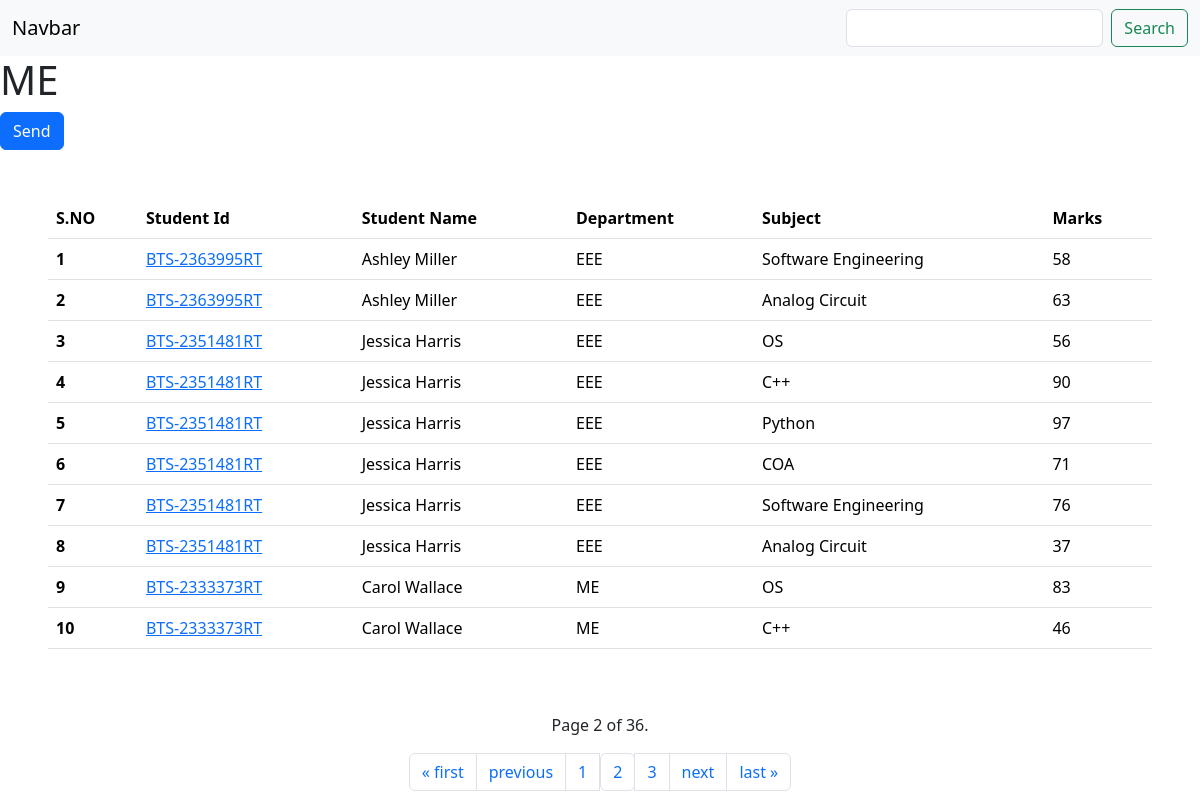
Screenshot of /?page=2 with the database file from the repository.
### home/models.py (models this page shows, shortened)
class Department(models.Model):
    department = models.CharField(max_length=100)
    def __str__(self):
        return self.department
    class Meta:
        ordering = ['department']

class SubjectMarks(models.Model):
    student = models.ForeignKey(Student,related_name="studentmarks", on_delete=models.CASCADE)
    subject = models.ForeignKey(Subject, on_delete=models.CASCADE)
    marks = models.IntegerField(default=33)
    class Meta:
        unique_together = ['student', 'subject']

class Student(models.Model):
    department = models.ForeignKey(Department, related_name="depart", on_delete=models.CASCADE)
    student_id = models.OneToOneField(StudentId, related_name="studentid", on_delete=models.CASCADE)
    student_name = models.CharField(max_length=100)
    student_email = models.EmailField(unique=True)
    student_age = models.IntegerField(default=18)
    student_address = models.TextField()
    class Meta:
        ordering = ['student_name']
        verbose_name = ['student']

class StudentId(models.Model):
    student_id = models.CharField(max_length=100)
    def __str__(self):
        return self.student_id

class Subject(models.Model):
    subject_name = models.CharField(max_length=100)
    def __str__(self) -> str:
        return self.subject_name

### home/views.py (the view, shortened to what this page needs)
# urls.py: 2. Add a URL to urlpatterns:  path('', views.home, name='home')
def home(request):
    queryset = SubjectMarks.objects.all()
    latest_ids = SubjectMarks.objects.values('student_id').annotate(max_id=Max('id'))
    s = SubjectMarks.objects.filter(id__in=[item['max_id'] for item in latest_ids])
    s= s[0].student.department
    contact_list = queryset
    paginator = Paginator(contact_list, 10)  # Show 25 contacts per page.
    page_number = request.GET.get("page")
    page_obj = paginator.get_page(page_number)
    queryset2 = SubjectMarks.objects.all()
    context ={
        'queryset' : page_obj,
        's' : s,
    }
    return render(request,'index.html',context)

### templates/index.html (shortened to what this page needs)
<!DOCTYPE html>
<html lang="en">
<head>
    <link href="https://cdn.jsdelivr.net/npm/bootstrap@5.3.1/dist/css/bootstrap.min.css" rel="stylesheet">
</head>
<body>
    <nav class="navbar bg-body-tertiary">
        <div class="container-fluid">
          <a class="navbar-brand">Navbar</a>
          <form class="d-flex" role="search">
            <input class="form-control me-2" name="Search" aria-label="Search">
            <button class="btn btn-outline-success" type="submit">Search</button>
          </form>
        </div>
      </nav>
      <h1> {{s}}</h1>
      <a href="{% url 'send_email' %}" class="btn btn-primary">Send</a>
    <div class="container-fluid p-5">
    <table class="table">
        <thead>
          <tr>
            <th scope="col">S.NO</th>
            <th scope="col">Student Id</th>
            <th scope="col">Student Name</th>
            <th scope="col">Department</th>
            <th scope="col">Subject</th>
            <th scope="col">Marks</th>
          </tr>
        </thead>
        <tbody>
        {% for query in queryset %}
          <tr>
            <th scope="row">{{forloop.counter}}</th>
            <td><a href="{% url 'getMarks' query.student.student_id %}">{{query.student.student_id}}</a></td>
            <td>{{query.student.student_name}}</td>
            <td>{{query.student.department}}</td>
            <td>{{query.subject}}</td>
            <td>{{query.marks}}</td>
          </tr>
          {% endfor %}
        </tbody>
      </table>
    </div>
    <p class="text-center">Page {{ queryset.number }} of {{ queryset.paginator.num_pages }}.</p>
    <nav aria-label="Page navigation example">
        <ul class="pagination justify-content-center">
            <div class="pagination">
                    {% if queryset.has_previous %}
                    <li class="page-item"><a class="page-link" href="?page=1">&laquo; first</a></li>
                    <li class="page-item"><a class="page-link" href="?page={{ queryset.previous_page_number }}">previous</a></li>
                    <li class="page-item"><a class="page-link" href="?page={{ queryset.number|add:"-1" }}">{{queryset.number|add:"-1"}}</a></li>
                    {% endif %}
                    <span class="current">
                        <li class="page-item"><a class="page-link" href="?page={{ queryset.number }}">{{queryset.number}}</a></li>
                    </span>
                    {% if queryset.has_next %}
                    <li class="page-item"><a class="page-link" href="?page={{ queryset.number|add:"1" }}">{{queryset.number|add:"1"}}</a></li>
                    <li class="page-item"><a class="page-link" href="?page={{ queryset.next_page_number }}">next</a></li>
                        <li class="page-item"><a class="page-link" href="?page={{ queryset.paginator.num_pages }}">last &raquo;</a></li>
                    {% endif %}
            </div>
        </ul>
    </nav>
</body>
</html>

### rows the page displays
Department: department "ME"
SubjectMarks: student.student_id "BTS-2363995RT", student.student_name "Ashley Miller", student.department "EEE", subject "Software Engineering", marks "58"
SubjectMarks: student.student_id "BTS-2363995RT", student.student_name "Ashley Miller", student.department "EEE", subject "Analog Circuit", marks "63"
SubjectMarks: student.student_id "BTS-2351481RT", student.student_name "Jessica Harris", student.department "EEE", subject "OS", marks "56"
SubjectMarks: student.student_id "BTS-2351481RT", student.student_name "Jessica Harris", student.department "EEE", subject "C++", marks "90"
SubjectMarks: student.student_id "BTS-2351481RT", student.student_name "Jessica Harris", student.department "EEE", subject "Python", marks "97"
SubjectMarks: student.student_id "BTS-2351481RT", student.student_name "Jessica Harris", student.department "EEE", subject "COA", marks "71"
SubjectMarks: student.student_id "BTS-2351481RT", student.student_name "Jessica Harris", student.department "EEE", subject "Software Engineering", marks "76"
SubjectMarks: student.student_id "BTS-2351481RT", student.student_name "Jessica Harris", student.department "EEE", subject "Analog Circuit", marks "37"
SubjectMarks: student.student_id "BTS-2333373RT", student.student_name "Carol Wallace", student.department "ME", subject "OS", marks "83"
SubjectMarks: student.student_id "BTS-2333373RT", student.student_name "Carol Wallace", student.department "ME", subject "C++", marks "46"

### other values shown
{{ queryset.number }} "2"
{{ queryset.paginator.num_pages }} "36"
{{ queryset.number|add:"-1" }} "1"
{{ queryset.number|add:"1" }} "3"
